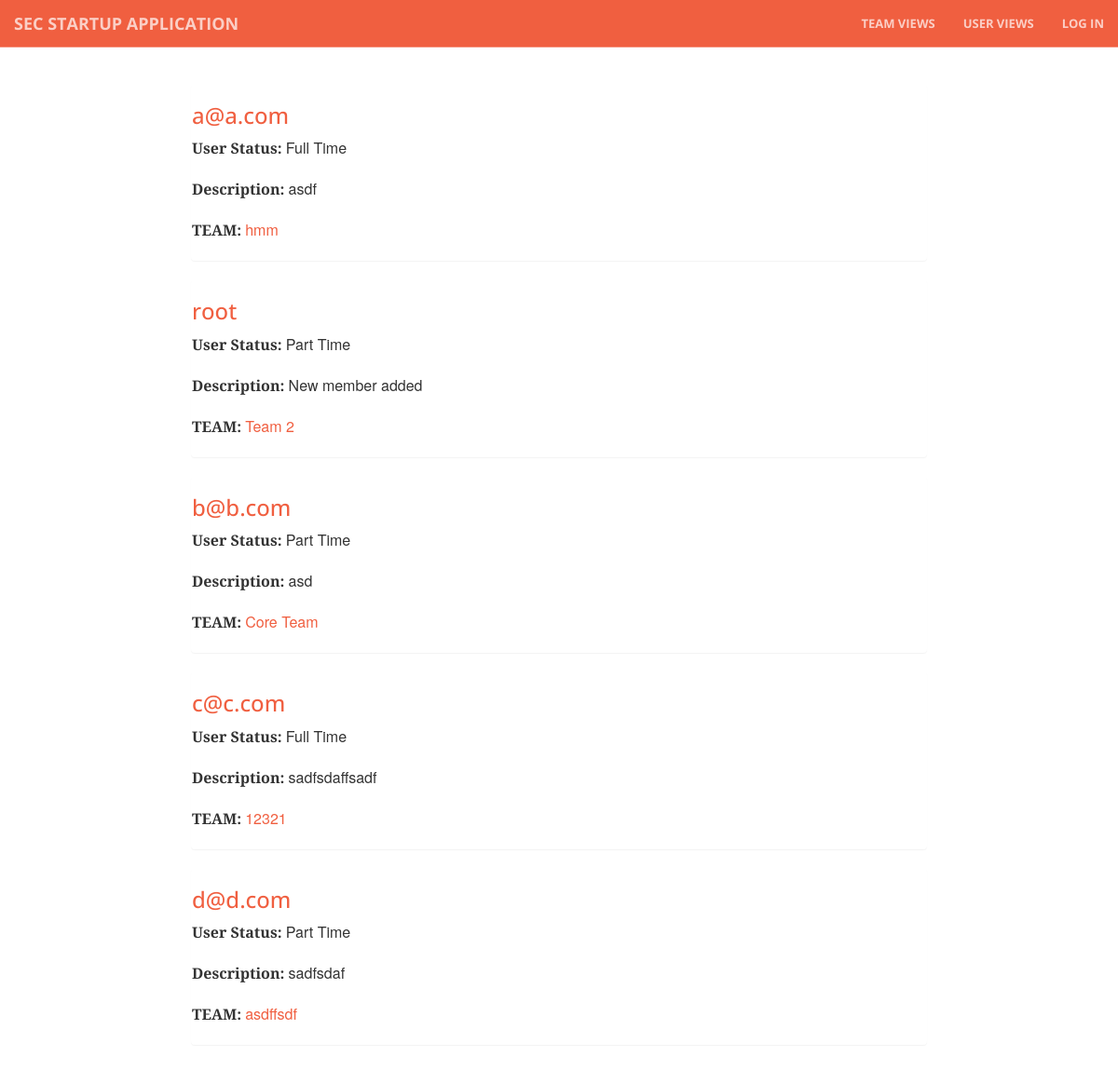
/profile/, run on the app's committed database.
### core/models.py (models this page shows, shortened)
class Profile(models.Model):
    members = models.ForeignKey(Team, null=True, blank=True)
    user = models.OneToOneField(User)
    working_status = models.IntegerField(choices=WORKING_STATUS, null=True, blank=True)
    description = models.TextField(null=True, blank=True)
    created_at = models.DateTimeField(auto_now_add=True)
    def get_absolute_url(self):
        return reverse(viewname="profile_list", args=[self.id])

class Team(models.Model):
    title = models.CharField(max_length=300)
    status = models.CharField(max_length=300)
    description = models.TextField(null=True, blank=True)
    created_at = models.DateTimeField(auto_now_add=True)
    project_status = models.IntegerField(choices=STATUS_CHOICES, null=True, blank=True)
    image_file = models.ImageField(upload_to=upload_to_location, null=True, blank=True)

### core/views.py (the view)
# urls.py: url(r'profile/$', coreviews.ProfileListView.as_view()),
class ProfileListView(ListView):
    model = coremodels.Profile
    template_name = 'profile/list.html'
    paginate_by = 5

### templates/profile/list.html (shortened to what this page needs)
{% extends "base/theme.html" %}
{% load bootstrap_pagination %}
{% block main_content %}
  <div class="row main-content">
    <div class="col-md-2"></div>
      <div class="col-md-8">
        {% for profile in object_list %}
         <div class="panel">
           <h3><a href="{{ profile.get_absolute_url }}">{{ profile.user.username }}</a></h3>
            <p><b>User Status: </b>
            {% if profile.working_status %}
            {{ profile.get_working_status_display }}
            {% else %}----
            {% endif %}</p>
             <p><b>Description: </b>{{ profile.description }}</p>
            <p><b>TEAM: </b>
            {% if profile.members %}
                <a href="/team/{{ profile.members.id }}/detail">{{ profile.members.title }}</a>
            {% else %}----
            {% endif %}</p>
         </div>
         {% endfor %}
      </div>
    <div class="col-md-2"></div>
  </div>
{% endblock %}

### static/css/creative.css (style rules this page uses)
html, body { width: 100%; height: 100%; }
body { font-family: Merriweather,'Helvetica Neue',Arial,sans-serif; }
a { color: #f05f40; -webkit-transition: all .35s; -moz-transition: all .35s; transition: all .35s; }
h1, h2, h3, h4, h5, h6 { font-family: 'Open Sans','Helvetica Neue',Arial,sans-serif; }
p { margin-bottom: 20px; font-size: 16px; line-height: 1.5; }
.main-content { padding-top: 90px; }
body { webkit-tap-highlight-color: #222; }

### data on the page
Profile: user.username "a@a.com", working_status "Full Time", description "asdf", members "hmm"
Profile: user.username "root", working_status "Part Time", description "New member added", members "Team 2"
Profile: user.username "b@b.com", working_status "Part Time", description "asd", members "Core Team"
Profile: user.username "c@c.com", working_status "Full Time", description "sadfsdaffsadf", members "12321"
Profile: user.username "d@d.com", working_status "Part Time", description "sadfsdaf", members "asdffsdf"
